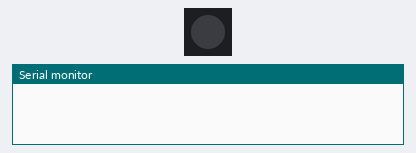
A sketch run on a simulated ESP32-S3. Shown: 1 RGB LEDs in strip order, left to right, the last lines printed to the serial monitor. Dim RGB values are drawn brighter than linear; the strip is taken to match the declared colour order.

Above: at 0.7 s.
At 2.3 s:
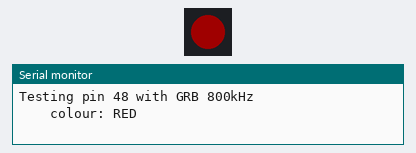
At 3.8 s:
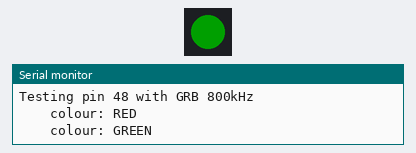
At 5.3 s:
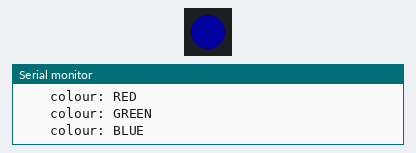
Timing chart, 0 to 6.2 s (numbered marks = the images above):
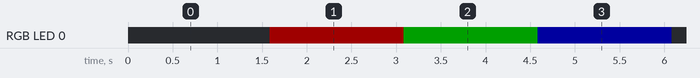

The sketch:

test.ino
```cpp
#include <Arduino.h>
#include <Adafruit_NeoPixel.h>

/*
  ESP32-S3 WS2812/NeoPixel tester

  What this does:
  - tries a few common ESP32-S3 data pins
  - tries both GRB and RGB byte orders
  - shows RED, GREEN, BLUE on each attempt

  Typical onboard RGB LED pins on ESP32-S3 boards:
  - GPIO 48 is very common
  - GPIO 38 is used on some boards

  Wiring for an external WS2812:
  - LED 5V/VCC  -> board 5V or external 5V
  - LED GND     -> board GND
  - LED DIN     -> selected GPIO below
  - grounds must be shared
*/

static constexpr uint8_t kPinsToTry[] = {48, 38, 47, 21, 18};
static constexpr uint16_t kNumLeds = 1;
static constexpr uint8_t kBrightness = 32;
static constexpr uint32_t kStepMs = 1500;

struct PixelTypeOption {
  neoPixelType type;
  const char* name;
};

static const PixelTypeOption kPixelTypes[] = {
  {NEO_GRB + NEO_KHZ800, "GRB 800kHz"},
  {NEO_RGB + NEO_KHZ800, "RGB 800kHz"},
};

void showColour(Adafruit_NeoPixel& strip, uint8_t r, uint8_t g, uint8_t b, const char* name) {
  Serial.print("    colour: ");
  Serial.println(name);
  strip.setPixelColor(0, strip.Color(r, g, b));
  strip.show();
  delay(kStepMs);
}

void runSingleTest(uint8_t pin, neoPixelType pixelType, const char* pixelTypeName) {
  Serial.println("--------------------------------------------------");
  Serial.print("Testing pin ");
  Serial.print(pin);
  Serial.print(" with ");
  Serial.println(pixelTypeName);

  Adafruit_NeoPixel strip(kNumLeds, pin, pixelType);
  strip.begin();
  strip.setBrightness(kBrightness);
  strip.clear();
  strip.show();
  delay(50);

  showColour(strip, 255, 0, 0, "RED");
  showColour(strip, 0, 255, 0, "GREEN");
  showColour(strip, 0, 0, 255, "BLUE");

  strip.clear();
  strip.show();
  delay(250);
}

void setup() {
  Serial.begin(115200);
  delay(1500);

  Serial.println();
  Serial.println("ESP32-S3 WS2812 tester");
  Serial.println("If the LED lights on one test, note the pin and pixel type.");
  Serial.println("If nothing lights at all, the problem is probably wiring or power.");
  Serial.println();
  Serial.println("External WS2812 checks:");
  Serial.println("  1. LED VCC must have 5V.");
  Serial.println("  2. LED GND and ESP32 GND must be connected together.");
  Serial.println("  3. Data must go to DIN, not DOUT.");
  Serial.println("  4. Many ESP32-S3 boards use GPIO 48 for onboard RGB LEDs.");
  Serial.println();

  for (const auto& option : kPixelTypes) {
    for (uint8_t pin : kPinsToTry) {
      runSingleTest(pin, option.type, option.name);
    }
  }

  Serial.println("Finished. If one combination worked, use that pin and pixel type in your real sketch.");
}

void loop() {}
```

Measured:
- by itself, RGB LED 0: repeats every 4.8 s: RGB(0, 32, 0) 1.5 s, RGB(0, 0, 32) 1.5 s, off 0.30 s, RGB(32, 0, 0) 1.5 s
